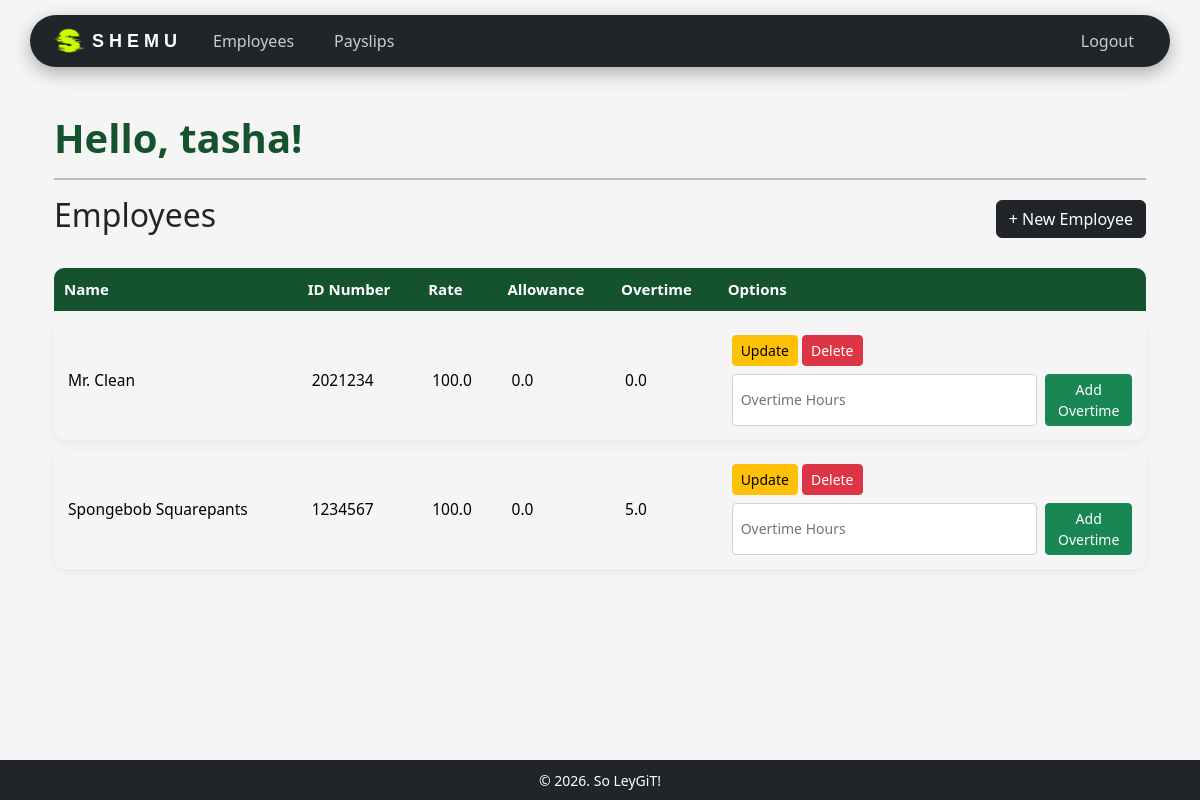
The page /employees/ (signed in) on the database as committed earlier.
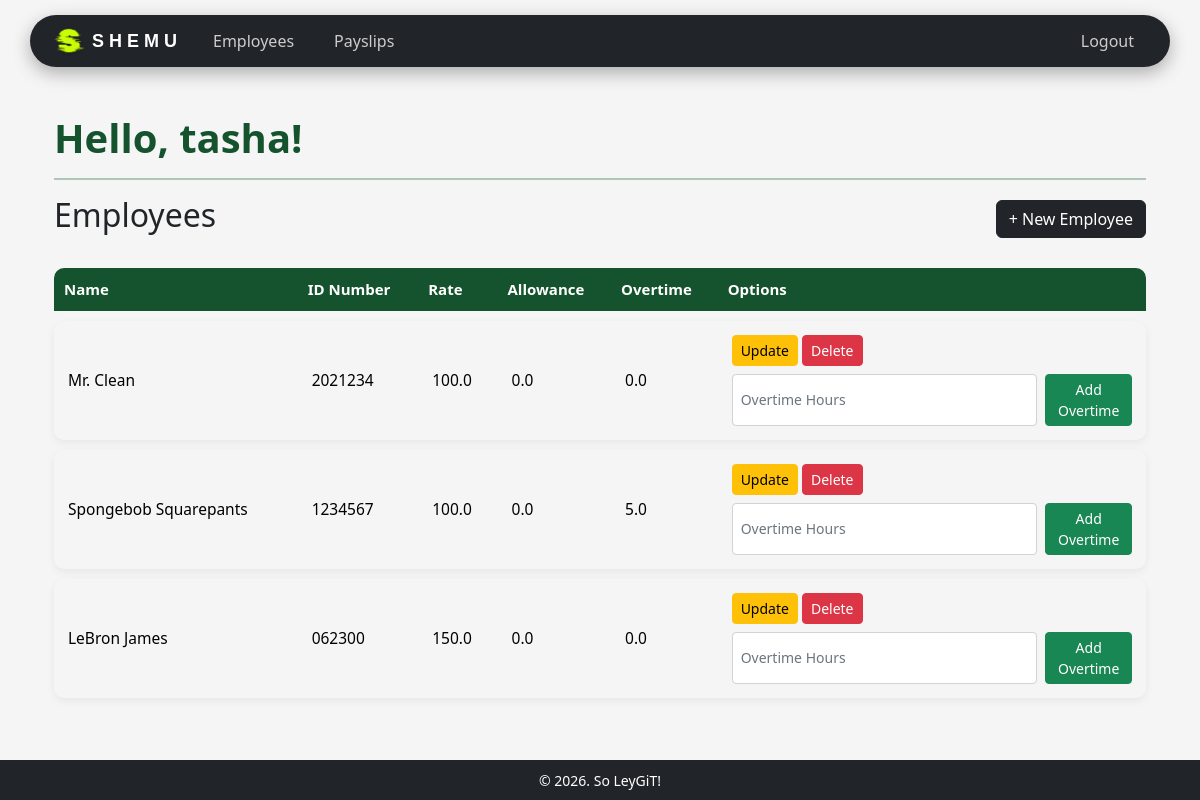
The same page on the database as committed later.
### payroll_app/models.py (models this page shows, shortened)
class Employee(models.Model):
    user = models.OneToOneField(User, on_delete=models.CASCADE, null=True, blank=True)
    name = models.CharField(max_length=200)
    id_number = models.CharField(max_length=200, primary_key=True) # use <str:pk> when linking here
    rate = models.FloatField()
    overtime_pay = models.FloatField(null=True, blank=True, default=0)
    allowance = models.FloatField(null=True, blank=True, default=0)

### payroll_app/views.py (the view)
# urls.py: path('employees/', views.employee_list, name='employee_list'),
@login_required
def employee_list(request):
    if not request.user.is_staff:
        return redirect('payslips')
    employees = Employee.objects.all()
    return render(request, 'payroll_app/employees.html', {'employees': employees})

### payroll_app/templates/payroll_app/employees.html (shortened to what this page needs)
{% extends 'payroll_app/base.html' %}
{% block content %}
<div class="container">
    <h1 class="welcome-text">Hello, {{ user.username }}!</h1>
    <hr>
    <div class="d-flex justify-content-between align-items-center mt-2 mb-3">
        <h2>Employees</h2>
        <a href="{% url 'create_employee' %}" class="btn btn-dark">+ New Employee</a>
    </div>
    <table class="table modern-table">
        <thead class="table-dark">
            <tr>
                <th>Name</th>
                <th>ID Number</th>
                <th>Rate</th>
                <th>Allowance</th>
                <th>Overtime</th>
                <th>Options</th>
            </tr>
        </thead>
        <tbody>
            {% for e in employees %}
            <tr>
                <td>{{ e.name }}</td>
                <td>{{ e.id_number }}</td>
                <td>{{ e.rate }}</td>
                <td>{{ e.allowance }}</td>
                <td>{{ e.overtime_pay }}</td>
                <td>
                    <div class="mb-2">
                        <a href="{% url 'update_employee' pk=e.pk %}" class="btn btn-warning btn-sm">Update</a>
                        <a href="{% url 'delete_employee' pk=e.pk %}" class="btn btn-danger btn-sm">Delete</a>
                    </div>
                    <form method="POST" action="{% url 'add_overtime' pk=e.pk %}" class="d-flex gap-2">
                        <input type="number" step="0.01" min="0" name="hours"
                               class="form-control form-control-sm"
                               placeholder="Overtime Hours" required>
                        <button type="submit" class="btn btn-success btn-sm">
                            Add Overtime
                        </button>
                    </form>
                </td>
            </tr>
            {% empty %}
            <tr>
                <td colspan="6" class="text-center">No employees found.</td>
            </tr>
            {% endfor %}
        </tbody>
    </table>
</div>
{% endblock %}

Rows that differ between the two databases and show on the page:
added Employee: name "LeBron James", id_number "062300", rate "150.0", allowance "0.0", overtime_pay "0.0"
